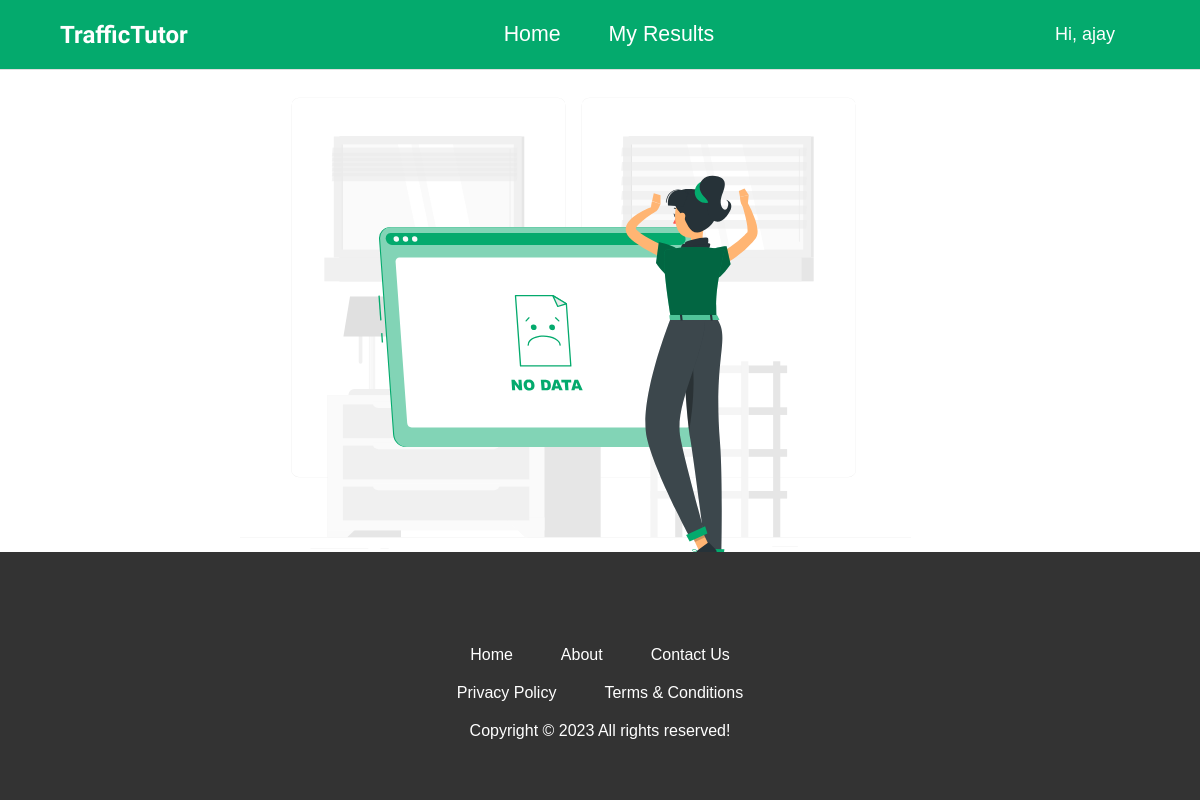
Before: /score/ (signed in) with the older database file.
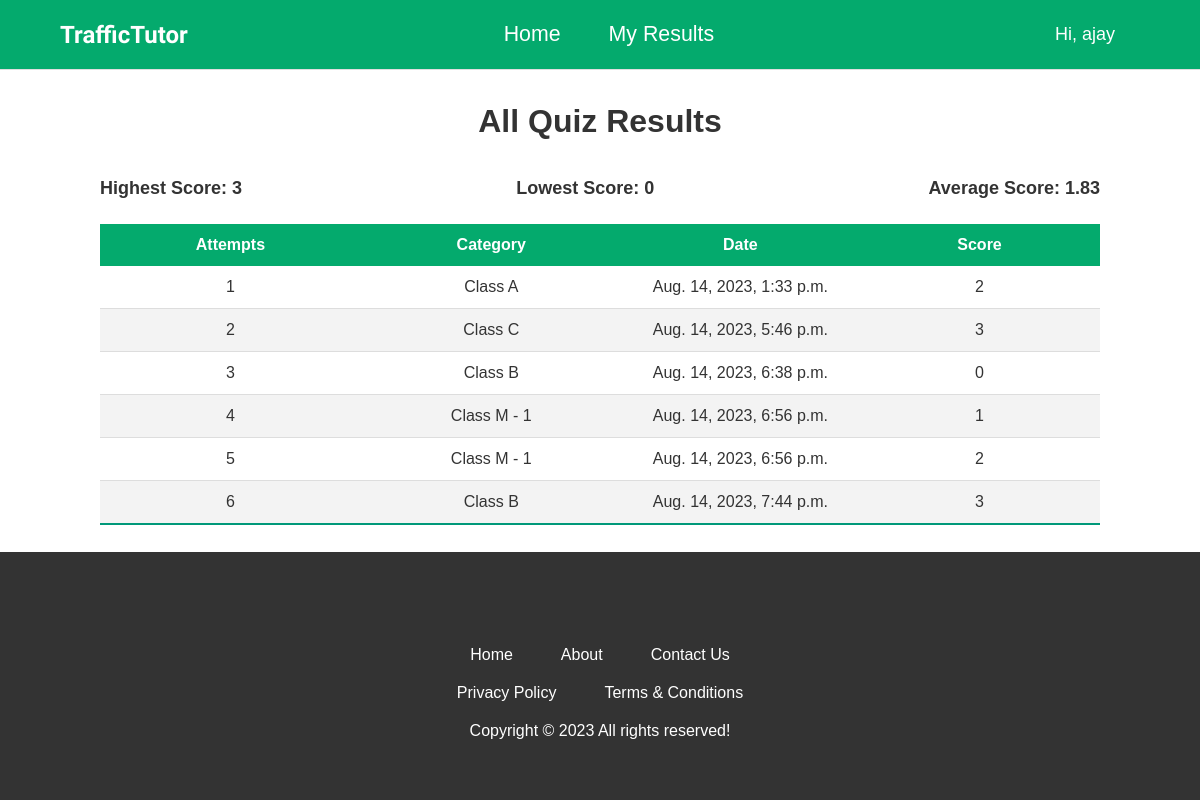
After: the same page with the newer database file.
### Quiz/models.py (models this page shows, shortened)
class QuizResult(models.Model):
    user = models.ForeignKey(User, on_delete=models.CASCADE)
    score = models.IntegerField()
    datetime = models.DateTimeField(auto_now_add=True)
    category = models.ForeignKey(
        Category, on_delete=models.CASCADE, default=None, null=True)

class Category(models.Model):
    created_at = models.DateField(auto_now_add=True)
    updated_at = models.DateField(auto_now_add=True)
    category_name = models.CharField(max_length=100)

### Quiz/views.py (the view)
# urls.py: path('score/', views.score, name='score'),
@login_required(login_url="/login")
def score(request):
    try:
        quiz_results = QuizResult.objects.filter(
            user__username__icontains=request.user)
        highest = lowest = total_score = count = 0
        for quiz_result in quiz_results:
            score = quiz_result.score
            if highest < score:
                highest = score
            if lowest > score:
                lowest = score
            total_score += score
            count += 1
        average = total_score / count
        context = {'user': request.user.username, 'quiz_results': quiz_results, 'highest': highest, 'lowest': lowest,
                   'average': round(float(average), 2)}
        return render(request, 'score.html', context)
    except ZeroDivisionError:
        print('division zero exception  ')
        return render(request, 'score.html')

### Quiz/templates/score.html (shortened to what this page needs)
{% extends 'base.html' %} {% load static %}
{% block css_files %}
<link rel="stylesheet" href="../static/quiz.css" />
{%endblock %}
{% block content %} {% if quiz_results|length >= 1 %}
<div class="all-results-container">
  <h1>All Quiz Results</h1>
  <br />
  <h5>
    <p>Highest Score: {{highest}}</p>
    <p>Lowest Score: {{lowest}}</p>
    <p>Average Score: {{average}}</p>
  </h5>
  <table>
    <thead>
      <tr>
        <th>Attempts</th>
        <th>Category</th>
        <th>Date</th>
        <th>Score</th>
      </tr>
    </thead>
    <tbody>
      {% for quiz_result in quiz_results %}
      <tr>
        <td>{{forloop.counter}}</td>
        <td>{{quiz_result.category.category_name}}</td>
        <td>{{ quiz_result.datetime }}</td>
        <td>{{ quiz_result.score }}</td>
      </tr>
      {% endfor %}
    </tbody>
  </table>
</div>
{% else %}
<div class="no_result_illustrator"></div>
{% endif %} {% endblock %}

### Quiz/templates/base.html (shortened to what this page needs)
{% load static %}
<!DOCTYPE html>
<html lang="en">
  <head>
    <link rel="stylesheet" href="{% static "base.css" %}" />
    {% block css_files %} {% endblock %}
  </head>
  <body>
    <header>
      <nav class="navigation">
        <div class="nav-title">
          <h2 class="logo-header">TrafficTutor</h2>
        </div>
        <div class="center-navigation">
          <ul class="center-navigation">
            <li class="nav-buttom"><a href="/"> Home</a></li>
            <li class="nav-buttom">
              <a href="/score">My Results</a>
            </li>
          </ul>
        </div>
        <ul class="nav-links">
          {% if user %}
          <div class="login-div">
            <li>
              <a class="welcome-btn" href="#"
                ><span>Hi, {{user}}</span>
              </a>
            </li>
          </div>
          {% else %}
          <li><a href="/">Log in</a></li>
          <li><a href="/register">Sign up</a></li>
          {% endif %}
        </ul>
      </nav>
    </header>
    {% block content %} {% endblock %}
    <footer>
      <div class="footer-links">
        <p>Home</p>
        <p>About</p>
        <p>Contact Us</p>
      </div>
      <div class="footer-links">
        <p>Privacy Policy</p>
        <p>Terms & Conditions</p>
      </div>
      <p class="footer-text">Copyright &copy; 2023 All rights reserved!</p>
    </footer>
  </body>
</html>

### Quiz/static/base.css (style rules this page uses)
* { margin: 0; padding: 0; box-sizing: border-box; list-style: none; }
body { height: 100vh; font-family: Arial, Helvetica, sans-serif; color: #333; display: flex; flex-direction: column; justify-content: space-between; }
.navigation { padding: 12px 60px; display: flex; justify-content: space-between; align-items: center; background-color: #04aa6d; border-bottom: 1px solid #dfdfdf; }
.center-navigation { display: flex; list-style-type: none; gap: 3rem; font-family: Arial, Helvetica, sans-serif; }
.navigation li a { list-style: none; text-decoration: none; color: white; }
.logo-header { font-family: "Quintessential", cursive; font-weight: 600; text-align: center; color: #fff; margin-bottom: 5px; margin-top: 5px; }
.nav-title { display: flex; gap: 20px; align-items: center; }
.nav-links { display: flex; gap: 15px; margin-bottom: 0; }
.welcome-btn { display: flex; align-items: center; gap: 5px; text-decoration: none; font-size: 18px; padding: 12px 20px; color: #fff; }
.login-div { position: relative; }
.nav-buttom { font-weight: 500gi; font-size: 16pt; text-decoration: none; color: white; }
footer { text-align: center; background-color: #333; color: #fff; padding: 60px; }
.footer-links { margin-bottom: 20px; display: flex; gap: 3rem; justify-content: center; }
.footer-links p { cursor: pointer; }

### Quiz/static/quiz.css (style rules this page uses)
.all-results-container { margin: 0 auto; text-align: center; }
.all-results-container h1 { margin-top: 30px; }
h5 { display: flex; font-size: 18px; margin-top: 20px; justify-content: space-between; }
table, th, td { border-collapse: collapse; margin: 25px 0; font-size: 0.9em; width: 1000px; font-size: 16px; text-align: center; }
table thead tr { background-color: #04aa6d; color: #ffffff; text-align: center; }
table th, table td { padding: 12px 5px; }
table tbody tr { border-bottom: 1px solid #dddddd; }
table tbody tr:nth-of-type(even) { background-color: #f3f3f3; }
table tbody tr:last-of-type { border-bottom: 2px solid #009879; }

Changed rows visible on the page:
added QuizResult: category.category_name "Class A", datetime "Aug. 14, 2023, 1:33 p.m.", score "2"
added QuizResult: category.category_name "Class C", datetime "Aug. 14, 2023, 5:46 p.m.", score "3"
added QuizResult: category.category_name "Class B", datetime "Aug. 14, 2023, 6:38 p.m.", score "0"
added QuizResult: category.category_name "Class M - 1", datetime "Aug. 14, 2023, 6:56 p.m.", score "1"
added QuizResult: category.category_name "Class M - 1", datetime "Aug. 14, 2023, 6:56 p.m.", score "2"
added QuizResult: category.category_name "Class B", datetime "Aug. 14, 2023, 7:44 p.m.", score "3"
Other visible differences:
{{ highest }}: (not shown) → "3"
{{ lowest }}: (not shown) → "0"
{{ average }}: (not shown) → "1.83"
text now shown: "All Quiz Results Highest Score: Lowest Score: Average Score: Attempts Category Date Score"
